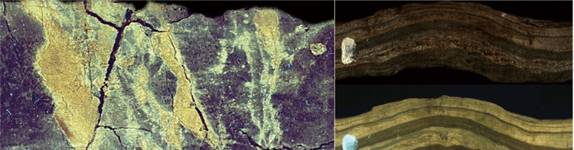
#> input picture lf.jpg, 574 x 150 px
$ python -i segmentation.py   (imports and definitions only)
#> lines starting #> are read from the running program, lines starting #| are printed output that depends on the picture; after the words box and inside, x2 and y2 are one past the last pixel; in counts of white or black regions, pixels touching at a corner belong together
### rockpore/core/preprocessing.py
"""图像预处理模块.

实现 PDF 第 4 步"图像预处理"中描述的色阶、曲线、亮度、对比度、
灰度、饱和度、滤波、锐化、平滑、查找边缘、底片等功能.
主要目的是加大孔洞区域与周边区域的色彩对比.
"""

from __future__ import annotations

from dataclasses import dataclass
from typing import Tuple

import cv2
import numpy as np


@dataclass
class PreprocessParams:
    """预处理参数."""
    brightness: float = 0.0
    contrast: float = 1.0
    saturation: float = 1.0
    gamma: float = 1.0
    blur_kernel: int = 0
    sharpen: bool = False
    invert: bool = False
    to_gray: bool = False
    edge_detect: bool = False
    auto_levels: bool = True


# [64 lines left out: functions auto_levels, adjust_brightness, adjust_contrast, adjust_saturation, adjust_gamma, not called in this run]


def to_grayscale(image: np.ndarray) -> np.ndarray:
    """转灰度图."""
    if image.ndim == 2:
        return image
    return cv2.cvtColor(image, cv2.COLOR_BGR2GRAY)


# [25 lines left out: functions blur_image, median_filter, sharpen_image, not called in this run]


def invert_image(image: np.ndarray) -> np.ndarray:
    """底片效果(像素取反)."""
    return cv2.bitwise_not(image)


# [72 lines left out: functions detect_edges, curve_adjust, preprocess, apply_pore_enhancement, not called in this run]


__all__ = [
    "PreprocessParams",
    "auto_levels", "adjust_brightness", "adjust_contrast",
    "adjust_saturation", "adjust_gamma",
    "to_grayscale", "blur_image", "median_filter",
    "sharpen_image", "invert_image", "detect_edges",
    "curve_adjust", "preprocess", "apply_pore_enhancement",
]

### rockpore/core/segmentation.py
"""区域分割与孔洞提取模块.

实现 PDF 第 5 步"孔洞提取"中描述的区域分割、颜色匹配度、
连续区域、反选/撤销/还原等核心功能.
"""

from __future__ import annotations

from dataclasses import dataclass
from typing import List, Optional, Tuple

import cv2
import numpy as np

from .preprocessing import to_grayscale


@dataclass
class SegmentationParams:
    """区域分割参数.
    Attributes:
        color: BGR 颜色三元组(种子点颜色)
        tolerance: 颜色匹配度,0~255,越小越严格
        connectivity: 4 或 8
        continuous: True 表示只对当前种子点邻域做连续区域分割,
                    False 表示全局匹配相同颜色的所有区域
        min_area_px: 最小保留区域(像素)
    """
    color: Tuple[int, int, int] = (0, 0, 0)
    tolerance: int = 30
    connectivity: int = 8
    continuous: bool = True
    min_area_px: int = 0


# [68 lines left out: functions _build_color_lut, segment_by_color, _bgr_dist, flood_fill_region, not called in this run]


def extract_pores(
    image: np.ndarray,
    method: str = "auto",
    params: Optional[SegmentationParams] = None,
) -> np.ndarray:
    """孔洞自动/半自动提取.
    method: "auto" | "otsu" | "adaptive" | "color" | "manual"
    params: 当 method="color" 或 "manual" 时使用
    """
    if method == "color":
        if params is None:
            raise ValueError("color 方法需要 SegmentationParams")
        return segment_by_color(image, params)
    if method == "manual":
        if params is None or not hasattr(params, "_seed"):
            raise ValueError("manual 方法需要带 _seed 的 SegmentationParams")
        return flood_fill_region(image, params._seed, params)

    gray = to_grayscale(image)
    if method == "otsu" or method == "auto":
        _, mask = cv2.threshold(gray, 0, 255, cv2.THRESH_BINARY_INV + cv2.THRESH_OTSU)
        return mask
    if method == "adaptive":
        return cv2.adaptiveThreshold(
            gray, 255, cv2.ADAPTIVE_THRESH_GAUSSIAN_C,
            cv2.THRESH_BINARY_INV, 31, 5,
        )
    raise ValueError(f"未知 method: {method}")


def invert_mask(mask: np.ndarray) -> np.ndarray:
    """反选掩码."""
    return cv2.bitwise_not(mask)


# [24 lines left out: functions remove_small_components, keep_largest_components, not called in this run]


__all__ = [
    "SegmentationParams",
    "segment_by_color", "flood_fill_region", "extract_pores",
    "invert_mask", "remove_small_components", "keep_largest_components",
]

>>> import cv2
>>> picture = cv2.imread('../../lf.jpg')
#> picture is the input picture: shape (150, 574, 3); mean B, G, R 73.9, 93, 97.1
>>> result = extract_pores(picture)
#> in to_grayscale, `return cv2.cvtColor(image, cv2.COLOR_BGR2GRAY)`:
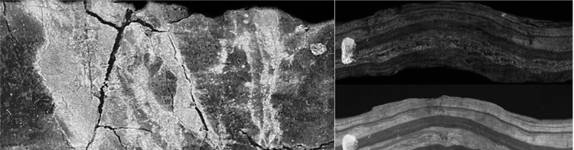
#> returned value: shape (150, 574); min 0, max 255, mean 92
#> in extract_pores, `_, mask = cv2.threshold(gray, 0, 255, cv2.THRESH_BINARY_INV + cv2.THRE..`:
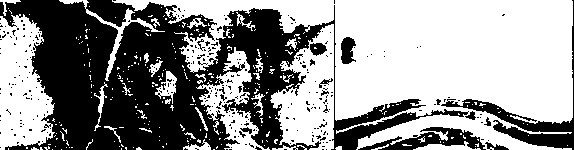
#> mask: shape (150, 574); 57.7% white; 302 black regions (288 under 20 px), largest, box (x1, y1, x2, y2) and area: (0, 0, 469, 150) 31099, (441, 0, 574, 150) 2243, (358, 127, 486, 150) 1262

$ run again, on 粒度样.jpg
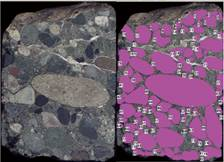
#> input picture 粒度样.jpg, 224 x 162 px
#> picture is the input picture: shape (162, 224, 3); mean B, G, R 107.4, 88.1, 110.8
#> in to_grayscale, `return cv2.cvtColor(image, cv2.COLOR_BGR2GRAY)`:
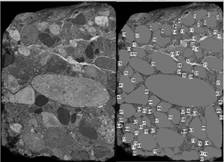
#> returned value: shape (162, 224); min 0, max 241, mean 97.1
#> in extract_pores, `_, mask = cv2.threshold(gray, 0, 255, cv2.THRESH_BINARY_INV + cv2.THRE..`:
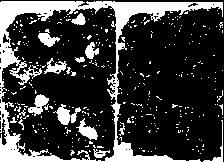
#> mask: shape (162, 224); 23.1% white; 340 white regions (325 under 20 px), largest, box (x1, y1, x2, y2) and area: (0, 1, 223, 162) 5826, (53, 104, 81, 125) 266, (28, 94, 49, 116) 222

$ run again, on 裂缝样.jpg
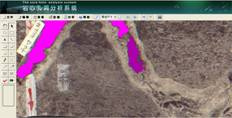
#> input picture 裂缝样.jpg, 232 x 118 px
#> picture is the input picture: shape (118, 232, 3); mean B, G, R 119.7, 116, 134.8
#> in to_grayscale, `return cv2.cvtColor(image, cv2.COLOR_BGR2GRAY)`:
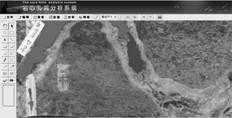
#> returned value: shape (118, 232); min 0, max 254, mean 122
#> in extract_pores, `_, mask = cv2.threshold(gray, 0, 255, cv2.THRESH_BINARY_INV + cv2.THRE..`:
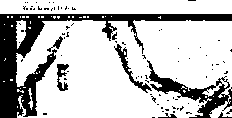
#> mask: shape (118, 232); 75.2% white; 86 black regions (78 under 20 px), largest, box (x1, y1, x2, y2) and area: (0, 14, 232, 118) 4633, (147, 60, 232, 118) 1240, (114, 44, 152, 93) 297
